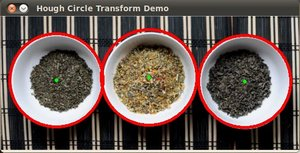
//> input picture TestOpencv/LearnOpencv/images/circle.jpg, 300 x 153 px
$ ./houghcircles   (built with g++ and OpenCV 4, the #if around main switched on)
//> lines starting //> are read from the running program, lines starting //| are printed output that depends on the picture; after the words box and inside, x2 and y2 are one past the last pixel; in counts of white or black regions, pixels touching at a corner belong together
#if 0
#include "opencv2/highgui/highgui.hpp"
#include "opencv2/imgproc/imgproc.hpp"
#include <iostream>
#include <stdio.h>
#include <vector>

using namespace cv;
using namespace std;

/** @function main */
int main(int argc, char** argv)
{
	Mat src, src_gray;

	/// Read the image
//	src = imread(argv[1], 1);
	src = imread("../images/circle.jpg", 1);
//> src is the input picture: 153 rows x 300 cols, CV_8UC3; mean B, G, R 85.8, 90.7, 106.2

	if (!src.data)
	{
		return -1;
	}

	/// Convert it to gray
	cvtColor(src, src_gray, CV_BGR2GRAY);
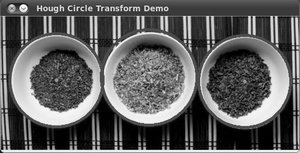
//> src_gray: 153 rows x 300 cols, CV_8UC1; min 0, max 255, mean 94.8

	/// Reduce the noise so we avoid false circle detection
	GaussianBlur(src_gray, src_gray, Size(9, 9), 2, 2);
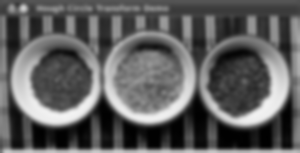
//> src_gray: 153 rows x 300 cols, CV_8UC1; min 0, max 243, mean 94.8

	vector<Vec3f> circles;

	/// Apply the Hough Transform to find the circles
	HoughCircles(src_gray, circles, CV_HOUGH_GRADIENT, 1, src_gray.rows / 8, 200, 100, 0, 0);
//> circles = 3 circles (x, y, radius): [148.5, 77.5, 46.9], [55.5, 80.5, 44.9], [244.5, 81.5, 44.4]

	/// Draw the circles detected
	for (size_t i = 0; i < circles.size(); i++)
	{
		Point center(cvRound(circles[i][0]), cvRound(circles[i][1]));
		int radius = cvRound(circles[i][2]);
		// circle center
		circle(src, center, 1, Scalar(0, 255, 0), -1, 8, 0);
		// circle outline
		circle(src, center, radius, Scalar(255, 255, 255), 3, 8, 0);
	}
//> this loop made 3 passes
//> (center, radius) on passes 1 to 3: (Point(148, 78), 47), (Point(56, 80), 45), (Point(244, 82), 44)
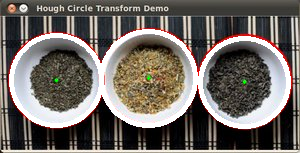
//> src: 153 rows x 300 cols, CV_8UC3; 9.07% of pixels changed, all inside (x1, y1, x2, y2) = (9, 29, 291, 129)

	/// Show your results
	namedWindow("Hough Circle Transform Demo", CV_WINDOW_AUTOSIZE);
	imshow("Hough Circle Transform Demo", src);

	waitKey(0);
	return 0;
}
#endif // 0

$ run again, with TestOpencv/LearnOpencv/images/Histogram_Comparison_Source_1.jpg copied over TestOpencv/LearnOpencv/images/circle.jpg
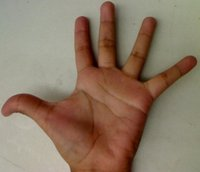
//> input picture TestOpencv/LearnOpencv/images/Histogram_Comparison_Source_1.jpg, 200 x 172 px
//> src is the input picture: 172 rows x 200 cols, CV_8UC3; mean B, G, R 101.1, 120.5, 140.6
//> `cvtColor(src, src_gray, CV_BGR2GRAY);`:
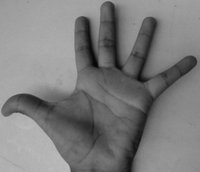
//> src_gray: 172 rows x 200 cols, CV_8UC1; min 7, max 193, mean 124.3
//> circles = empty
